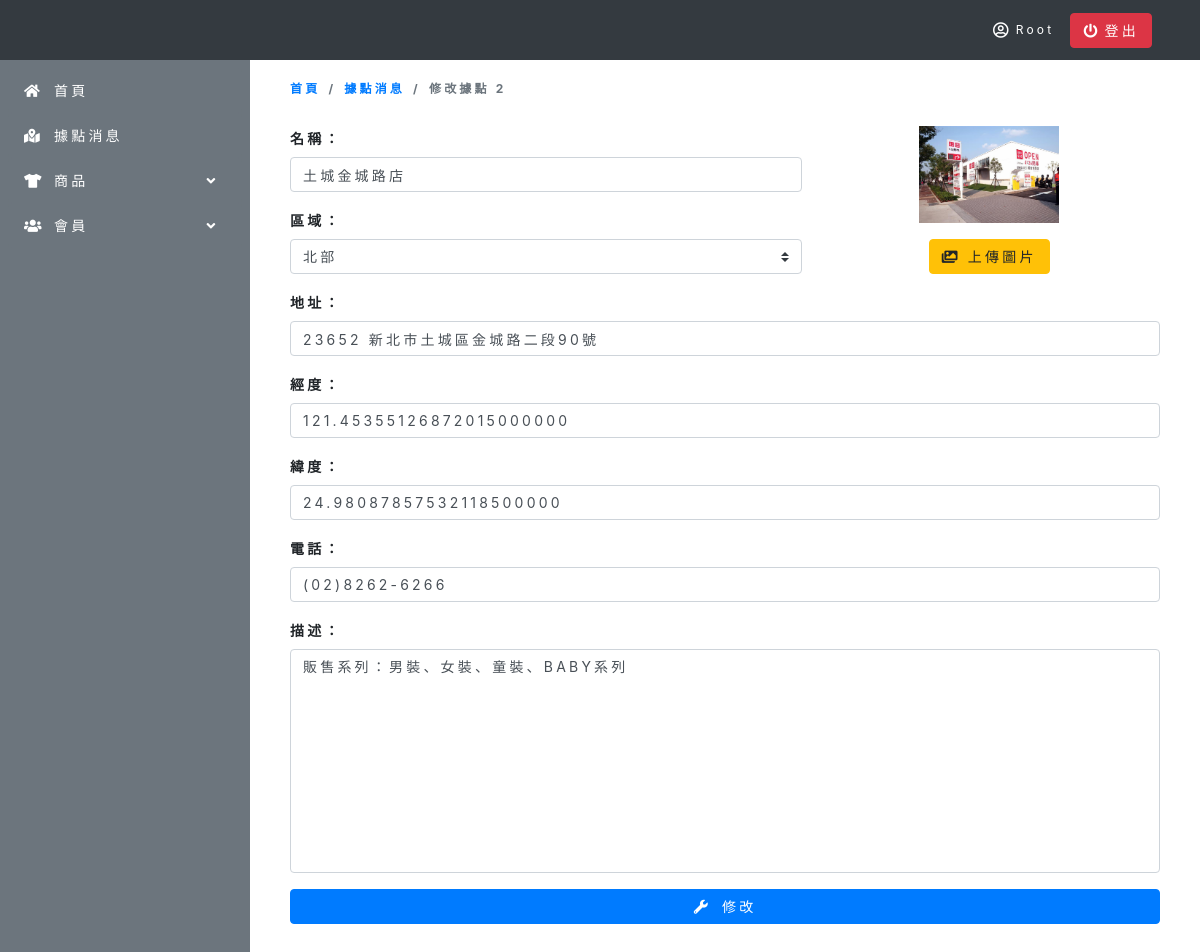
Page /dashboard_location_mod.php?location_id=2 (signed in) on the committed database.
### tables this page shows
CREATE TABLE `dashboard_location` (
  `id` int(10) UNSIGNED NOT NULL,
  `valid` tinyint(1) NOT NULL,
  `name` varchar(15) NOT NULL,
  `position` varchar(5) NOT NULL,
  `address` varchar(50) NOT NULL,
  `lng` decimal(25,20) NOT NULL,
  `lat` decimal(25,20) NOT NULL,
  `phone` varchar(15) NOT NULL,
  `description` varchar(150) NOT NULL,
  `image` varchar(100) NOT NULL
);

### web/dashboard_location_mod.php (the view, shortened to what this page needs)
<?php
require_once('db_connect.php');
$query1 = "select * from dashboard_location WHERE valid = 1 AND id = " . $_GET["location_id"] . "";
$res1 = mysqli_query($link, $query1);
$whetherHasData = false;
if ($res1) {
    if (mysqli_num_rows($res1) > 0) {
        $rows = mysqli_fetch_all($res1, MYSQLI_ASSOC);
        $whetherHasData = true;
    } else {
    }
} else {
}
?>
<!doctype html>
<html lang="en">
<head>
    <link rel="stylesheet" href="https://cdn.jsdelivr.net/npm/bootstrap@4.6.0/dist/css/bootstrap.min.css">
    <link rel="stylesheet" href="./css/all.css">
    <link rel="stylesheet" href="https://pro.fontawesome.com/releases/v5.10.0/css/all.css" />
</head>
<body>
    <div class="dashboard-wrap">
        <header class="d-flex justify-content-between justify-content-md-end bg-dark py-3 px-3 px-md-5" style="height: 60px;">
            <div class="header-icon-wrap d-flex align-items-center">
                <p class="d-flex align-items-center mb-0 mx-3">
                    <i class="far fa-user-circle text-white" style="font-size: 16px;"></i>
                    <span class="admin-user text-white ml-1 text-capitalize"><?php echo $_SESSION['admin_user'] ?></span>
                </p>
                <a href="./doAction_dashboard.php?state=logout" class="btn btn-danger" style="font-size: 14px;"><i class="fas fa-power-off mr-1"></i>登出
                </a>
            </div>
        </header>
        <div class="d-flex position-relative">
            <aside style="width: 250px;">
                <ul class="accordion bg-secondary p-2 mb-0 list-unstyled" style="height: calc(100vh - 60px);overflow-y:scroll;">
                    <li>
                        <a href="./dashboard_home.php" class="accordion-item d-flex align-items-center bg-secondary px-3 mb-0 text-decoration-none text-white rounded">
                            <i class="fas fa-home"></i>
                            首頁
                            <i class="fas fa-angle-down d-flex justify-content-center align-items-center" style="color: transparent;"></i>
                        </a>
                    </li>
                    <li>
                        <a href="./dashboard_location.php" class="accordion-item d-flex align-items-center bg-secondary px-3 mb-0 text-decoration-none text-white rounded">
                            <i class="fas fa-map-marked-alt"></i>據點消息
                            <i class="fas fa-angle-down d-flex justify-content-center align-items-center" style="color: transparent;"></i>
                        </a>
                    </li>
                    <li>
                        <a href="#" class="accordion-item d-flex align-items-center bg-secondary px-3 mb-0 text-decoration-none text-white rounded">
                            <i class="fas fa-tshirt"></i>
                            商品
                            <i class="fas fa-angle-down d-flex justify-content-center align-items-center ml-auto"></i>
                        </a>
                    </li>
                    <li>
                        <a href="#" class="accordion-item d-flex justify-content-between align-items-center bg-secondary px-3 mb-0 text-decoration-none text-white rounded">
                            <i class="fas fa-users"></i>
                            會員
                            <i class="fas fa-angle-down d-flex justify-content-center align-items-center ml-auto"></i>
                        </a>
                    </li>
                </ul>
            </aside>
            <main class="position-absolute px-0 px-md-4 py-2">
                <nav style="--bs-breadcrumb-divider: '>';font-size:12px;font-weight:bold;" aria-label="breadcrumb">
                    <ol class="breadcrumb" style="background-color: transparent;">
                        <li class="breadcrumb-item"><a href="./dashboard_home.php">首頁</a></li>
                        <li class="breadcrumb-item"><a href="./dashboard_location.php">據點消息</a></li>
                        <li class="breadcrumb-item active" aria-current="page">修改據點 <?php echo $_GET["location_id"] ?></li>
                    </ol>
                </nav>
                <div class="location-mod-wrap px-3 mb-3">
                    <form action="doAction_dashboard.php" method="POST" enctype="multipart/form-data">
                        <?php
                        if ($whetherHasData) {
                            foreach ($rows as $val) {
                                echo
                                    '<div class="d-flex">
                                            <div style="width:60%">
                                                <div class="form-group">
                                                    <label for="location-mod-name" class="font-weight-bold">名稱：</label>
                                                    <input type="text" class="form-control" id="location-mod-name" name="location-mod-name" value="' . $val["name"] . '" maxlength="15" placeholder="名稱限制15字" required>
                                                </div>
                                                <div class="form-group">
                                                    <label for="location-mod-position" class="font-weight-bold">區域：</label>
                                                    <div class="input-group">
                                                    <select class="custom-select" id="location-mod-position" name="location-mod-position" required>
                                                        <option ' . ($val["position"] === '北部' ? 'selected' : '') . ' value="北部">北部</option>
                                                        <option ' . ($val["position"] === '中部' ? 'selected' : '') . ' value="中部">中部</option>
                                                        <option ' . ($val["position"] === '南部' ? 'selected' : '') . ' value="南部">南部</option>
                                                        <option ' . ($val["position"] === '東部' ? 'selected' : '') . ' value="東部">東部</option>
                                                    </select>
                                                    </div>
                                                </div>
                                            </div>
                                            <div style="width:40%" class="d-flex flex-column align-items-center ml-3">
                                            <img id="location-mod-image" src="./images/location/' . $val["image"] . '" class="mb-3" style="height:97px;max-width:140px;object-fit:cover;"/>
                                            <input type="hidden" name="location-mod-image-origin" value="' . $val["image"] . '" required/>
                                            <label class="btn btn-warning mb-3">
                                            <i class="fa fa-images"></i> 上傳圖片
                                            </label>
                                            </div>
                                        </div>
                                        <div class="form-group">
                                            <label for="location-mod-address" class="font-weight-bold">地址：</label>
                                            <input type="text" class="form-control" name="location-mod-address" id="location-mod-address" value="' . $val["address"] . '" maxlength="50"  placeholder="地址限制50字" required>
                                        </div>
                                        <div class="form-group">
                                            <label for="location-mod-lng" class="font-weight-bold">經度：</label>
                                            <input type="text" class="form-control" name="location-mod-lng" id="location-mod-lng" value="' . $val["lng"] . '" maxlength="25" pattern="^(-?[1-9][0-9]{0,4}\.[0-9]{1,20}|0)$" required>
                                        </div>
                                        <div class="form-group">
                                            <label for="location-mod-lat" class="font-weight-bold">緯度：</label>
                                            <input type="text" class="form-control" name="location-mod-lat" id="location-mod-lat" value="' . $val["lat"] . '" maxlength="25" pattern="^(-?[1-9][0-9]{0,4}\.[0-9]{1,20}|0)$" required>
                                        </div>
                                        <div class="form-group">
                                            <label for="location-mod-phone" class="font-weight-bold">電話：</label>
                                            <input type="text" class="form-control" name="location-mod-phone" id="location-mod-phone" value="' . $val["phone"] . '" maxlength="15"  placeholder="電話限制15字" required>
                                        </div>
                                        <div class="form-group">
                                            <label for="location-mod-description" class="font-weight-bold">描述：</label>
                                            <textarea class="form-control" style="resize:none;" name="location-mod-description" id="location-mod-description" rows="10" maxlength="150" placeholder="描述限制150字">' . $val["description"] . '</textarea>
                                        </div>
                                        <input type="hidden" name="location-mod-id" value="' . $val["id"] . '">
                                        <div class="form-group">
                                        <button id="location-mod-confirm-btn" type="button" class="btn btn-primary w-100" data-toggle="modal" data-target="#exampleModal">
                                            <i class="fas fa-wrench mr-1"></i>
                                            修改
                                        </button>
                                        </div>
                                        ';
                            }
                        } else {
                            echo '<p style="font-size:14px">查無內容</p>';
                        }
                        ?>
                    </form>
                </div>
            </main>
        </div>
    </div>
</body>
</html>

### web/css/all.css (style rules this page uses)
body, button, input, textarea, option, select { letter-spacing: 0.2rem; overflow-x: hidden; }
label, input, button, textarea, a, td, th, .modal-body, option, select { font-size: 14px !important; }
.dashboard-wrap .header-icon-wrap { font-size: 12px; }
.dashboard-wrap .header-icon-wrap i { font-size: 14px; -webkit-transition: 0.15s; transition: 0.15s; }
.dashboard-wrap aside { position: absolute; left: -250px; -webkit-transition: 0.15s; transition: 0.15s; }
.dashboard-wrap aside .accordion .accordion-item { padding: 12px 0 12px 0; }
.dashboard-wrap aside .accordion .accordion-item .fa-angle-down::before { width: 9.25px; -webkit-transition: 0.3s; transition: 0.3s; }
.dashboard-wrap aside .accordion li i { width: 30px; }
.dashboard-wrap main { width: 100vw; height: calc(100vh - 60px); overflow-y: scroll; position: absolute; left: 0px; -webkit-transition: 0.15s; transition: 0.15s; }
.dashboard-wrap main .breadcrumb a { font-size: 12px !important; }
@media screen and (min-width: 768px) { .dashboard-wrap aside { position: absolute; left: 0px; } }
@media screen and (min-width: 768px) { .dashboard-wrap main { width: calc(100vw - 250px); position: absolute; left: 250px; } }
.location-mod-wrap, .location-add-wrap { height: calc(100vh - 150px); overflow-y: scroll; }

### rows in the picture
dashboard_location: location-mod-name "土城金城路店", location-mod-position "北部", image (picture), location-mod-address "23652 新北市土城區金城路二段90號", location-mod-lng "121.45355126872015000000", location-mod-lat "24.98087857532118500000", location-mod-phone "(02)8262-6266", location-mod-description "販售系列：男裝、女裝、童裝、BABY系列"

### other values in the picture
$_SESSION['admin_user'] "Root"
$_GET["location_id"] "2"
